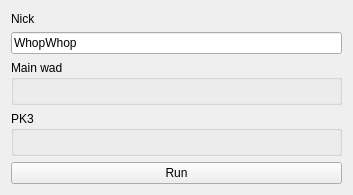
<?xml version="1.0" encoding="UTF-8"?>
<ui version="4.0">
 <class>Widget</class>
 <widget class="QWidget" name="Widget">
  <property name="geometry">
   <rect>
    <x>0</x>
    <y>0</y>
    <width>353</width>
    <height>195</height>
   </rect>
  </property>
  <property name="sizePolicy">
   <sizepolicy hsizetype="Fixed" vsizetype="Fixed">
    <horstretch>0</horstretch>
    <verstretch>0</verstretch>
   </sizepolicy>
  </property>
  <property name="windowTitle">
   <string>DOOM STARTER</string>
  </property>
  <layout class="QVBoxLayout" name="verticalLayout">
   <item>
    <widget class="QLabel" name="labelNicl">
     <property name="text">
      <string>Nick</string>
     </property>
    </widget>
   </item>
   <item>
    <widget class="QLineEdit" name="lineEditNick">
     <property name="text">
      <string>WhopWhop</string>
     </property>
    </widget>
   </item>
   <item>
    <widget class="QGroupBox" name="groupBox">
     <property name="title">
      <string>Main wad</string>
     </property>
     <layout class="QVBoxLayout" name="verticalLayout_2"/>
    </widget>
   </item>
   <item>
    <widget class="QGroupBox" name="groupBox_2">
     <property name="title">
      <string>PK3</string>
     </property>
     <layout class="QVBoxLayout" name="verticalLayout_3"/>
    </widget>
   </item>
   <item>
    <widget class="QPushButton" name="pushButtonRun">
     <property name="text">
      <string>Run</string>
     </property>
    </widget>
   </item>
  </layout>
 </widget>
 <layoutdefault spacing="6" margin="11"/>
 <resources/>
 <connections/>
</ui>
